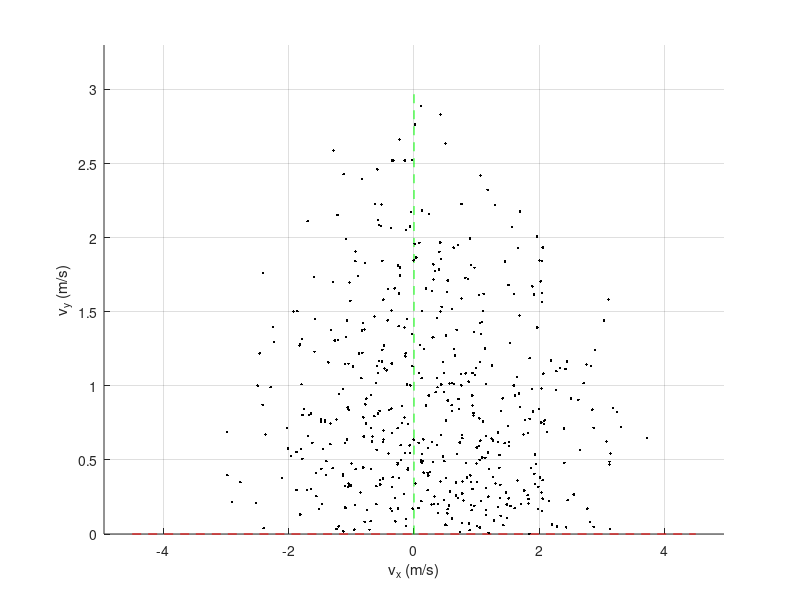

This chart was generated by the following MATLAB code: (Note: this script raises an error after producing the figure.)
clear; clc;

%% 3D velocity command sweep
N_s = 500; % velocity command samples

vx_max = 4.5; % 4,5
vy_max = 3.0; % 3.5
omega_max = 7.0; % 7.5

cmd_sweep = zeros(N_s, 3);

%% load cmpc range
load("cmpc_cmds.mat")

%% sampling options

% for i = 1:N_s % Gaussian sampling
%     vx_samp = vx_max/3 * randn(1, 1);
%     vy_samp = vy_max/3 * randn(1, 1);
%     wz_samp = omega_max/3 * randn(1, 1);
%     cmd_sweep(i,:) = [vx_samp, vy_samp, wz_samp];
% end
% for i = 1:N_s % Uniform sampling
%     vx_samp = 2.*vx_max*(rand - 0.5);
%     vy_samp = 2.*vy_max*(rand - 0.5);
%     wz_samp = 2.*omega_max*(rand - 0.5);
%     vy_samp = vy_max*rand;
%     wz_samp = omega_max*rand;
%     cmd_sweep(i,:) = [vx_samp, vy_samp, wz_samp];
% end

N_success = length(cmpc_cmds.success(:,1));

cmd_sweep(1:N_success,:) = cmpc_cmds.success;
cmd_sweep(N_success+1:end, :) = cmpc_cmds.fail_sorted(1:(N_s-N_success), :);

figure;
hold on; grid on;
xlabel('v_x (m/s)'); ylabel('v_y (m/s)'); zlabel('\omega_z (rad/s)')
plot3(linspace(-vx_max, vx_max, 10),zeros(1, 10),zeros(1, 10),'r--')
plot3(zeros(1, 10),linspace(-vy_max, vy_max, 10),zeros(1, 10),'g--')
plot3(zeros(1, 10), zeros(1, 10),linspace(-omega_max, omega_max, 10),'c--')
for i = 1:N_s
    plot3(cmd_sweep(i, 1), cmd_sweep(i,2), cmd_sweep(i,3), 'k.')
end
axis([-vx_max*1.1, vx_max*1.1, 0, vy_max*1.1, 0, omega_max*1.1])

%% save 3D command sweep
SAVE_CMD_SWEEP = true;
if SAVE_CMD_SWEEP
    writematrix(cmd_sweep, 'cmd_sweep.csv');
end

%% 2D velocity command slice
N_s = 200; 
vx_vy_sweep = zeros(N_s, 3);
vx_wz_sweep = zeros(N_s, 3);
vy_wz_sweep = zeros(N_s, 3);

for i = 1:N_s
    vx_samp = vx_max/2 * randn(1, 1);
    vy_samp = vy_max/2 * randn(1, 1);
    wz_samp = omega_max/2 * randn(1, 1);
    vx_vy_sweep(i,:) = [vx_samp, vy_samp, 0];
    vx_wz_sweep(i,:) = [vx_samp, 0, wz_samp];
    vy_wz_sweep(i,:) = [0, vy_samp, wz_samp];
end

f = figure; f.Position = [500 100 2500 750];
subplot(1,3,1); hold on; grid on; axis equal;
xlabel('v_x (m/s)'); ylabel('v_y (m/s)')
xline(0); yline(0);
plot(vx_vy_sweep(:,1), vx_vy_sweep(:,2), 'bo')

subplot(1,3,2); hold on; grid on; axis equal;
xlabel('v_x (m/s)'); ylabel('\omega_z (rad/s)')
xline(0); yline(0);
plot(vx_wz_sweep(:,1), vx_wz_sweep(:,3), 'bo')

subplot(1,3,3); hold on; grid on; axis equal;
xlabel('v_y (m/s)'); ylabel('\omega_z (rad/s)')
xline(0); yline(0);
plot(vy_wz_sweep(:,2), vy_wz_sweep(:,3), 'bo')


%% save 2D command slices
SAVE_CMD_SLICE = false;
if SAVE_CMD_SLICE
    writematrix(vx_vy_sweep, 'vx_vy_sweep.csv');
    writematrix(vx_wz_sweep, 'vx_wz_sweep.csv');
    writematrix(vy_wz_sweep, 'vy_wz_sweep.csv');
end






